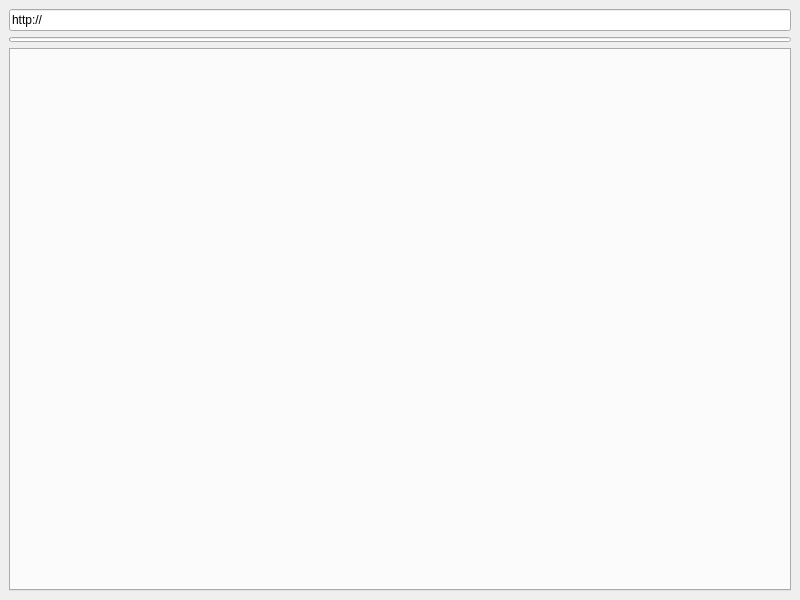
<?xml version="1.0" encoding="UTF-8"?>
<ui version="4.0">
 <class>MainWindow</class>
 <widget class="QMainWindow" name="MainWindow">
  <property name="geometry">
   <rect>
    <x>0</x>
    <y>0</y>
    <width>800</width>
    <height>600</height>
   </rect>
  </property>
  <property name="windowTitle">
   <string>Nabigatzailea</string>
  </property>
  <widget class="QWidget" name="centralwidget">
   <layout class="QVBoxLayout" name="verticalLayout">
    <item>
     <widget class="QLineEdit" name="lineEdit">
      <property name="text">
       <string>http://</string>
      </property>
     </widget>
    </item>
    <item>
     <widget class="QProgressBar" name="progressBar">
      <property name="enabled">
       <bool>true</bool>
      </property>
      <property name="maximumSize">
       <size>
        <width>16777215</width>
        <height>5</height>
       </size>
      </property>
      <property name="value">
       <number>0</number>
      </property>
      <property name="textVisible">
       <bool>false</bool>
      </property>
     </widget>
    </item>
    <item>
     <widget class="QTabWidget" name="tabWidget">
      <property name="tabShape">
       <enum>QTabWidget::Rounded</enum>
      </property>
      <property name="currentIndex">
       <number>-1</number>
      </property>
      <property name="elideMode">
       <enum>Qt::ElideNone</enum>
      </property>
      <property name="tabsClosable">
       <bool>true</bool>
      </property>
      <property name="movable">
       <bool>true</bool>
      </property>
     </widget>
    </item>
   </layout>
  </widget>
 </widget>
 <resources/>
 <connections/>
</ui>
